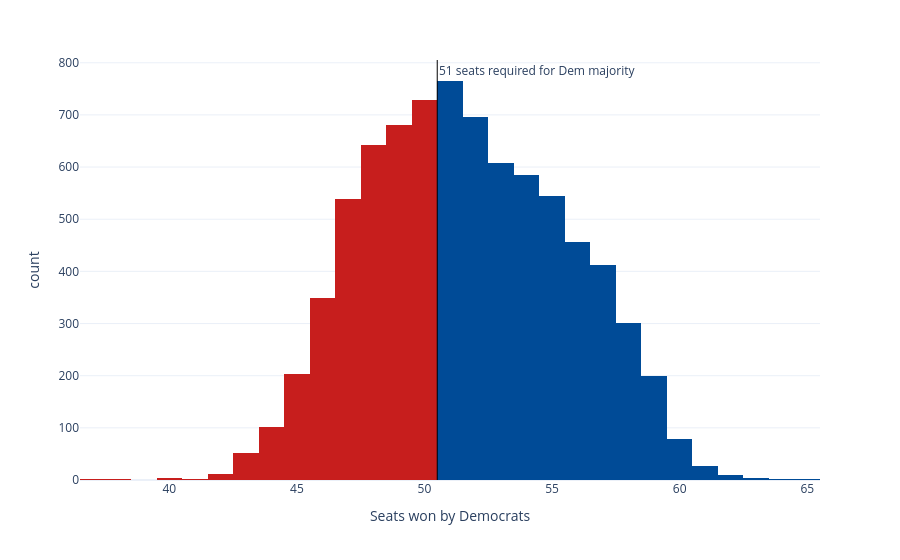

Notebook code for this chart:
### Code cell
sims_hist = px.histogram(seat_sims, x='seats', nbins=np.unique(seat_sims['seats']).shape[0]*2, color='winner',
                         color_discrete_map={'Democrats': '#004b97', 'Republicans': '#c71e1d'},
                         labels={'seats':'Seats won by Democrats', 'winner': 'Winner'}, template='plotly_white')
sims_hist.update_traces(showlegend=False)
sims_hist.add_vline(x=50.5, line_width=1, line_color='black', annotation_text='51 seats required for Dem majority', 
                    annotation_position='top right')
sims_hist

### Figure 1 — Plotly figure (JSON) as saved in the notebook; plotly's stock layout.template omitted (floating-point values rounded to 4 significant figures; data arrays with more than 128 entries replaced by an {"elided": "..."} marker saying what was removed)
{"data": [{"bingroup": "x", "hovertemplate": "Winner=Democrats<br>Seats won by Democrats=%{x}<br>count=%{y}<extra></extra>", "legendgroup": "Democrats", "marker": {"color": "#004b97", "pattern": {"shape": ""}}, "name": "Democrats", "nbinsx": 56, "orientation": "v", "showlegend": false, "type": "histogram", "x": {"elided": "4687 int values"}, "xaxis": "x", "yaxis": "y"}, {"bingroup": "x", "hovertemplate": "Winner=Republicans<br>Seats won by Democrats=%{x}<br>count=%{y}<extra></extra>", "legendgroup": "Republicans", "marker": {"color": "#c71e1d", "pattern": {"shape": ""}}, "name": "Republicans", "nbinsx": 56, "orientation": "v", "showlegend": false, "type": "histogram", "x": {"elided": "3313 int values"}, "xaxis": "x", "yaxis": "y"}], "layout": {"annotations": [{"showarrow": false, "text": "51 seats required for Dem majority", "x": 50.5, "xanchor": "left", "xref": "x", "y": 1, "yanchor": "top", "yref": "y domain"}], "barmode": "relative", "legend": {"title": {"text": "Winner"}, "tracegroupgap": 0}, "margin": {"t": 60}, "shapes": [{"line": {"color": "black", "width": 1}, "type": "line", "x0": 50.5, "x1": 50.5, "xref": "x", "y0": 0, "y1": 1, "yref": "y domain"}], "xaxis": {"anchor": "y", "domain": [0, 1], "title": {"text": "Seats won by Democrats"}}, "yaxis": {"anchor": "x", "domain": [0, 1], "title": {"text": "count"}}}}
